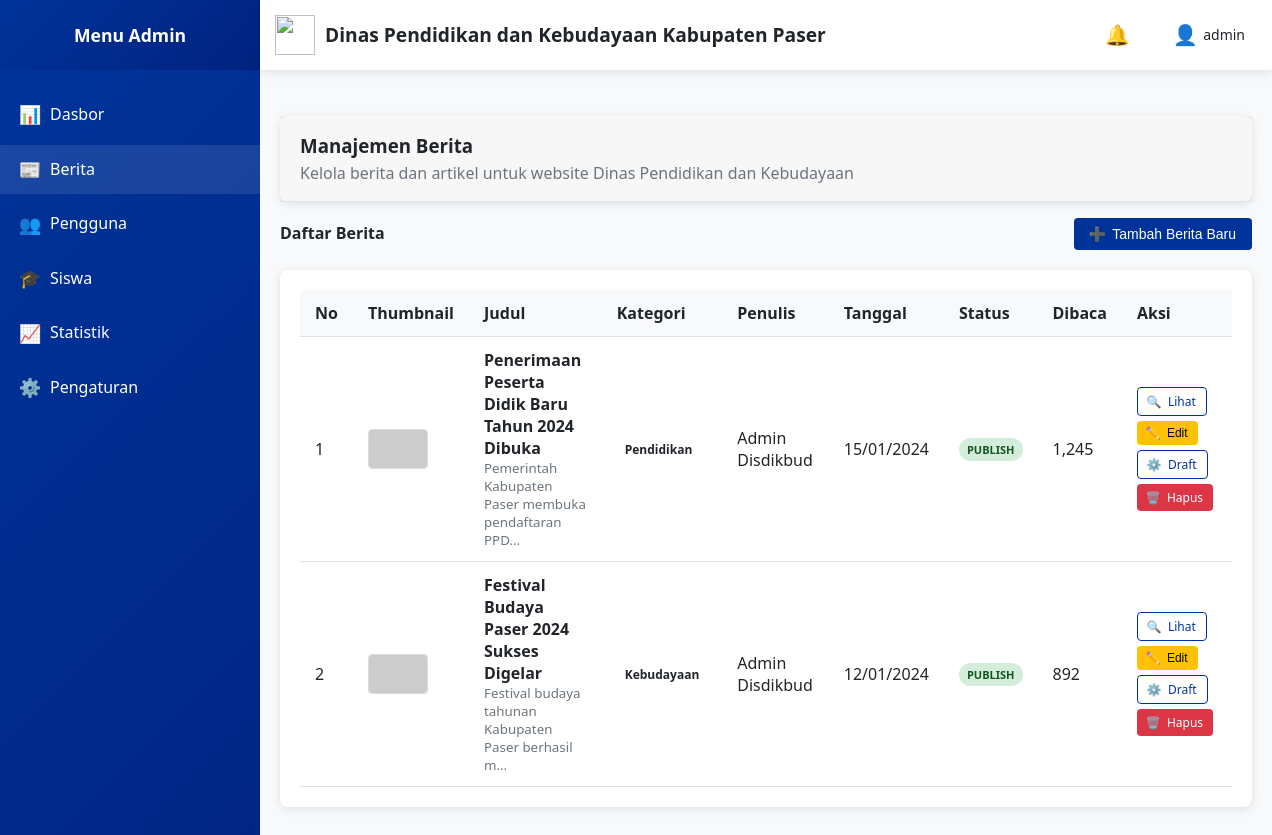
The page /admin-berita.php (signed in) on the database its author committed.
### tables this page shows
CREATE TABLE IF NOT EXISTS berita (
    id INT PRIMARY KEY AUTO_INCREMENT,
    judul VARCHAR(255) NOT NULL,
    excerpt TEXT NOT NULL,
    konten LONGTEXT NOT NULL,
    kategori ENUM('Pendidikan', 'Kebudayaan', 'Pengumuman', 'Kegiatan') NOT NULL,
    gambar VARCHAR(255),
    thumbnail VARCHAR(255),
    penulis VARCHAR(100) NOT NULL,
    tanggal_publish DATE NOT NULL,
    dibuat_pada TIMESTAMP DEFAULT CURRENT_TIMESTAMP,
    diupdate_pada TIMESTAMP DEFAULT CURRENT_TIMESTAMP ON UPDATE CURRENT_TIMESTAMP,
    status ENUM('draft', 'publish') DEFAULT 'publish',
    dibaca INT DEFAULT 0
);

### functions.php (called while the page is built, shortened)
<?php
require_once 'config.php';
function ambilSemuaBeritaAdmin($limit = null, $offset = 0) {
    global $pdo;
    $sql = "SELECT * FROM berita ORDER BY dibuat_pada DESC";
    $stmt = $pdo->prepare($sql);
    $stmt->execute();
    return $stmt->fetchAll(PDO::FETCH_ASSOC);
}
?>

### admin-berita.php (the view, shortened to what this page needs)
<?php
require_once 'functions.php';
$semua_berita = ambilSemuaBeritaAdmin();
?>
<!DOCTYPE html>
<html lang="id">
<head>
    <link rel="stylesheet" href="css/admin-styles.css">
</head>
<body>
    <nav class="navbar default-layout">
        <div class="navbar-brand-wrapper">
            <a class="navbar-brand" href="#">
                <span class="brand-logo">Menu Admin</span>
            </a>
        </div>
        <div class="navbar-menu-wrapper">
            <div class="navbar-brand">
                <img src="https://cdn-icons-png.flaticon.com/512/3938/3938887.png" alt="Logo">
                <span class="brand-text">Dinas Pendidikan dan Kebudayaan Kabupaten Paser</span>
            </div>
            <ul class="navbar-nav navbar-nav-right">
                <li class="nav-item">
                    <a class="nav-link" href="#">
                        <span class="icon icon-bell"></span>
                    </a>
                </li>
                <li class="nav-item user-dropdown">
                    <a class="nav-link dropdown-toggle" href="#" id="userDropdown" role="button">
                        <span class="icon icon-user"></span>
                        <?php echo $_SESSION['admin_username']; ?>
                    </a>
                </li>
            </ul>
        </div>
    </nav>
    <div class="main-container">
        <aside class="sidebar">
            <ul class="sidebar-menu">
                <li class="sidebar-menu-item">
                    <a href="admin-dashboard.php" class="sidebar-menu-link">
                        <span class="icon icon-dashboard"></span>
                        <span class="sidebar-menu-text">Dasbor</span>
                    </a>
                </li>
                <li class="sidebar-menu-item">
                    <a href="admin-berita.php" class="sidebar-menu-link active">
                        <span class="icon icon-news"></span>
                        <span class="sidebar-menu-text">Berita</span>
                    </a>
                </li>
                <li class="sidebar-menu-item">
                    <a href="#" class="sidebar-menu-link">
                        <span class="icon icon-users"></span>
                        <span class="sidebar-menu-text">Pengguna</span>
                    </a>
                </li>
                <li class="sidebar-menu-item">
                    <a href="#" class="sidebar-menu-link">
                        <span class="icon icon-student"></span>
                        <span class="sidebar-menu-text">Siswa</span>
                    </a>
                </li>
                <li class="sidebar-menu-item">
                    <a href="#" class="sidebar-menu-link">
                        <span class="icon icon-stats"></span>
                        <span class="sidebar-menu-text">Statistik</span>
                    </a>
                </li>
                <li class="sidebar-menu-item">
                    <a href="#" class="sidebar-menu-link">
                        <span class="icon icon-settings"></span>
                        <span class="sidebar-menu-text">Pengaturan</span>
                    </a>
                </li>
            </ul>
        </aside>
        <main class="content-wrapper">
            <div class="card mb-3">
                <div class="card-header">
                    <h3>Manajemen Berita</h3>
                    <p class="text-muted mb-0">Kelola berita dan artikel untuk website Dinas Pendidikan dan Kebudayaan</p>
                </div>
            </div>
            <div class="action-header">
                <h4>Daftar Berita</h4>
                <button class="btn btn-primary" onclick="bukaPopupTambahBerita()">
                    <span class="icon icon-plus"></span>Tambah Berita Baru
                </button>
            </div>
            <div class="card">
                <div class="card-body">
                    <div class="table-responsive">
                        <table class="table">
                            <thead>
                                <tr>
                                    <th>No</th>
                                    <th>Thumbnail</th>
                                    <th>Judul</th>
                                    <th>Kategori</th>
                                    <th>Penulis</th>
                                    <th>Tanggal</th>
                                    <th>Status</th>
                                    <th>Dibaca</th>
                                    <th>Aksi</th>
                                </tr>
                            </thead>
                            <tbody>
                                <?php if (empty($semua_berita)): ?>
                                    <tr>
                                        <td colspan="9" class="text-center">Belum ada berita</td>
                                    </tr>
                                <?php else: ?>
                                    <?php foreach ($semua_berita as $index => $berita): ?>
                                    <tr>
                                        <td><?php echo $index + 1; ?></td>
                                        <td>
                                            <?php if (!empty($berita['thumbnail'])): ?>
                                                <img src="<?php echo htmlspecialchars($berita['thumbnail']); ?>" alt="Thumbnail" class="thumbnail-preview">
                                            <?php else: ?>
                                                <span class="text-muted">-</span>
                                            <?php endif; ?>
                                        </td>
                                        <td>
                                            <strong><?php echo htmlspecialchars($berita['judul']); ?></strong>
                                            <br>
                                            <small class="text-muted"><?php echo substr(htmlspecialchars($berita['excerpt']), 0, 50); ?>...</small>
                                        </td>
                                        <td>
                                            <span class="badge bg-primary"><?php echo htmlspecialchars($berita['kategori']); ?></span>
                                        </td>
                                        <td><?php echo htmlspecialchars($berita['penulis']); ?></td>
                                        <td><?php echo date('d/m/Y', strtotime($berita['tanggal_publish'])); ?></td>
                                        <td>
                                            <span class="status-badge <?php echo $berita['status'] === 'publish' ? 'status-publish' : 'status-draft'; ?>">
                                                <?php echo $berita['status'] === 'publish' ? 'PUBLISH' : 'DRAFT'; ?>
                                            </span>
                                        </td>
                                        <td><?php echo number_format($berita['dibaca']); ?></td>
                                        <td>
                                            <div class="table-actions">
                                                <a href="berita-detail.php?id=<?php echo $berita['id']; ?>" target="_blank" class="btn btn-sm btn-outline-primary">
                                                    <span class="icon icon-search"></span>Lihat
                                                </a>
                                                <button class="btn btn-sm btn-warning" onclick="bukaPopupEditBerita(<?php echo $berita['id']; ?>)">
                                                    <span class="icon icon-edit"></span>Edit
                                                </button>
                                                <a href="?ubah_status=<?php echo $berita['id']; ?>&status=<?php echo $berita['status'] === 'publish' ? 'draft' : 'publish'; ?>" class="btn btn-sm btn-outline-primary">
                                                    <span class="icon icon-settings"></span><?php echo $berita['status'] === 'publish' ? 'Draft' : 'Publish'; ?>
                                                </a>
                                                <a href="?hapus=<?php echo $berita['id']; ?>" class="btn btn-sm btn-danger" onclick="return confirm('Yakin ingin menghapus berita ini?')">
                                                    <span class="icon icon-delete"></span>Hapus
                                                </a>
                                            </div>
                                        </td>
                                    </tr>
                                    <?php endforeach; ?>
                                <?php endif; ?>
                            </tbody>
                        </table>
                    </div>
                </div>
            </div>
        </main>
    </div>
</body>
</html>

### admin-berita.php (style rules this page uses)
.btn-danger { background: #dc3545; color: white; border: none; padding: 8px 15px; border-radius: 4px; cursor: pointer; font-size: 12px; transition: background 0.3s ease; }
.btn-warning { background: #ffc107; color: black; border: none; padding: 8px 15px; border-radius: 4px; cursor: pointer; font-size: 12px; transition: background 0.3s ease; }
.table-actions { display: flex; gap: 5px; flex-wrap: wrap; }
.btn-sm { padding: 5px 10px; font-size: 12px; }
.status-badge { padding: 4px 8px; border-radius: 12px; font-size: 11px; font-weight: 600; }
.status-publish { background: #d4edda; color: #155724; }
.action-header { display: flex; justify-content: space-between; align-items: center; margin-bottom: 20px; }
.thumbnail-preview { width: 60px; height: 40px; object-fit: cover; border-radius: 4px; border: 1px solid #ddd; }

### rows shown on the page
berita: judul "Penerimaan Peserta Didik Baru Tahun 2024 Dibuka", excerpt "Pemerintah Kabupaten Paser membuka pendaftaran PPD", kategori "Pendidikan", penulis "Admin Disdikbud", tanggal_publish "15/01/2024", status "PUBLISH", dibaca "1,245"
berita: judul "Festival Budaya Paser 2024 Sukses Digelar", excerpt "Festival budaya tahunan Kabupaten Paser berhasil m", kategori "Kebudayaan", penulis "Admin Disdikbud", tanggal_publish "12/01/2024", status "PUBLISH", dibaca "892"

### other values the page prints
$_SESSION['admin_username'] "admin"
